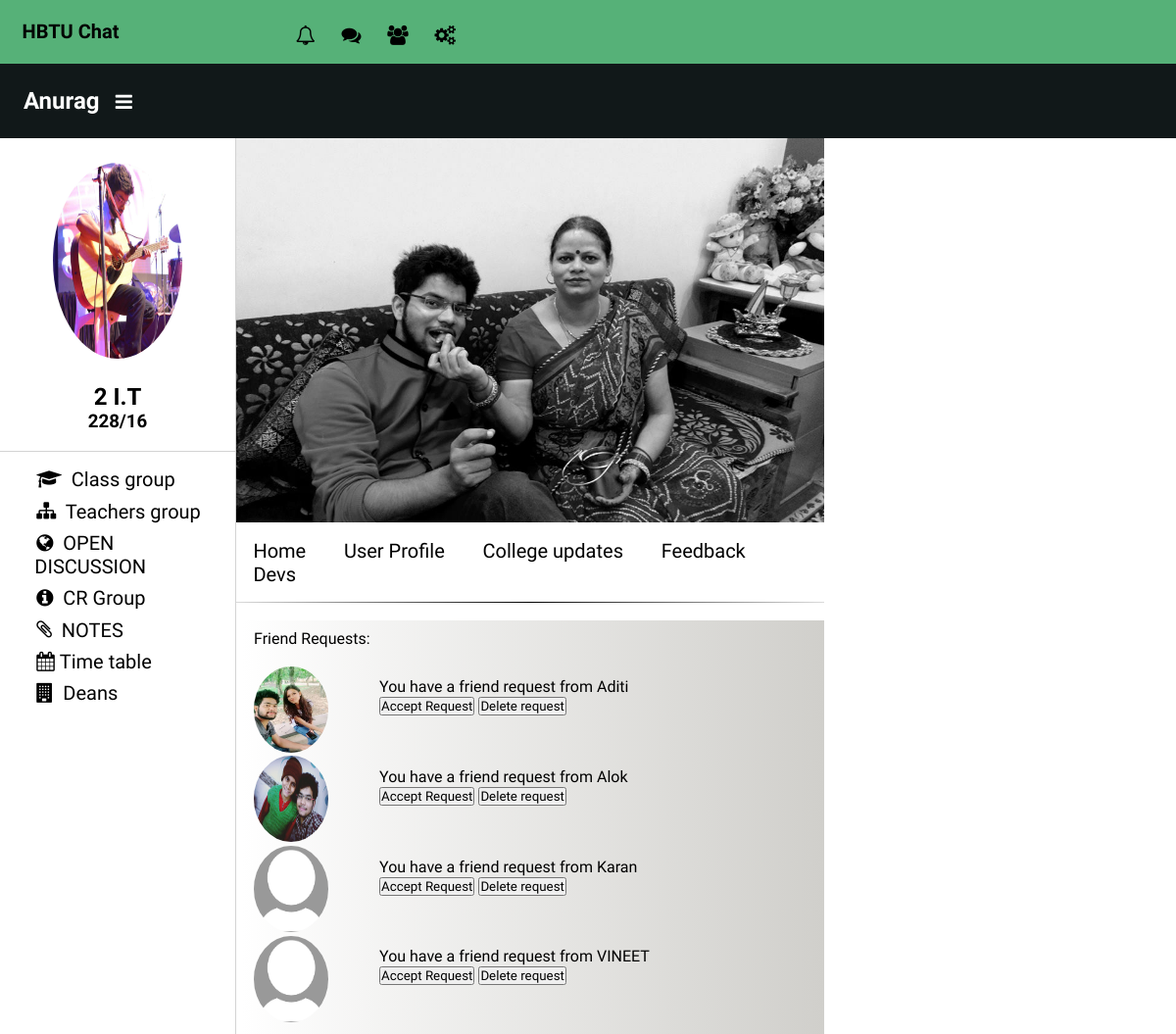
Screenshot of /friend_requests.php (signed in) with the database file from the repository.
### tables this page shows
CREATE TABLE `user_details` (
  `id` int(11) NOT NULL,
  `firstname` varchar(30) NOT NULL,
  `lastname` varchar(30) NOT NULL,
  `email` varchar(40) NOT NULL,
  `srno` varchar(10) NOT NULL,
  `year` int(2) NOT NULL,
  `password` varchar(40) NOT NULL,
  `verify` int(1) NOT NULL DEFAULT '0',
  `vcode` varchar(40) NOT NULL,
  `branch` varchar(20) NOT NULL,
  `fromcity` varchar(20) NOT NULL DEFAULT 'Update city',
  `rstatus` varchar(20) NOT NULL DEFAULT 'Update status',
  `cnum` bigint(11) NOT NULL,
  `srsd` varchar(20) NOT NULL DEFAULT 'Update child',
  `srfm` varchar(20) NOT NULL DEFAULT 'Update parent',
  `bio` text NOT NULL,
  `friendarray` text NOT NULL
);

CREATE TABLE `friendreqs` (
  `id` int(11) NOT NULL,
  `req_from` int(255) NOT NULL,
  `req_to` int(255) NOT NULL
);

### php/core.inc.php (called while the page is built, shortened)
<?php
include 'connect.inc.php';
    function getdata($field)
    {   GLOBAL $connect;
$user_id = $_SESSION['user_id'];
$query_core= " SELECT  `$field` FROM `user_details` WHERE `id`='$user_id' ";
if ($query_run1= mysqli_query($connect , $query_core) )
{
while($row_result=mysqli_fetch_assoc($query_run1))
    {
     $data = $row_result[$field];
return $data;
        }
   }
}
?>

### friend_requests.php (the view, shortened to what this page needs)
<?php
require "php/core.inc.php";
require "php/connect.inc.php";
?>
<html>
<head>
<link rel = "stylesheet" href = "css/mainstyle.css"/>
<link rel="stylesheet" href="awesomefont/css/font-awesome.min.css">
</head>
<body>
<div class = "header" >
   <div id = "header1">
    <div id = "logo">
    <h2><a href = "mainprofile.php"> HBTU Chat</a></h2>
	</div>
<div id = "notifications">
<ul>
	<li><a href="#" title ="Notifications"  ><i class="fa fa-bell-o" aria-hidden="true"></i></a></li>
	<li><a href="#" title ="Messages" ><i class="fa fa-comments" aria-hidden="true"></i></a></li>
	<li><a href="#" title ="Friend Requests" ><i class="fa fa-users" aria-hidden="true"></i></a></li>
	<li><a href="#" title ="Settings" ><i class="fa fa-cogs" aria-hidden="true"></i></a></li>
</ul>
	</div>
	</div>
<div id ="header2">
<div class="usersection">
<h2> <?php echo getdata('firstname'); ?>     <a href="#">  <i class="fa fa-bars" aria-hidden="true"></i></a></h2>
</div>
</div>
</div>
<div class = "utilities">
<div class="toputi">
<div id= "mainpicture"  >
<center><img src = "<?php echo'pro_pics/'.getdata('id').'.jpg'; ?>" onerror="this.src='pro_pics/default.png'" ></center>
</div>
<div id="info">
<center><h2><?php echo getdata('year').' '.getdata('branch'); ?></h2></center>
<center><h3><?php echo getdata('srno');  ?></h3></center>
<center><h4>   <br>   </h4></center>
</div>
</div>
<div id="utimain">
<ul>
	<li><a href="#"> <i class="fa fa-graduation-cap" aria-hidden="true"></i> Class group</a></li>
	<li><a href="#"><i class="fa fa-sitemap" aria-hidden="true"></i> Teachers group</a></li>
	<li><a href="#"><i class="fa fa-globe" aria-hidden="true"></i> OPEN DISCUSSION</a></li>
	<li><a href="#"><i class="fa fa-info-circle" aria-hidden="true"></i> CR Group</a></li>
	<li><a href="#"><i class="fa fa-paperclip" aria-hidden="true"></i> NOTES</a></li>
	<li><a href="#"> <i class="fa fa-calendar" aria-hidden="true"></i>Time table</a></li>
	<li><a href="#"><i class="fa fa-building" aria-hidden="true"></i> Deans</a></li>
</ul>
</div>
</div>
<div class="feed">
<div id="coverpic" style="background-image: url(<?php echo'cover_pics/'.getdata('id').'.jpg'; ?>); width:100%; height:49%; float:left; min-height:45%; background-size:cover; background-repeat: no-repeat; "></div>
<div class="infobar" id="infotop">
	<ul>
		<li><a href="mainprofile.php">Home</a></li>
		<li><a href="profile.php?u=<?php echo getdata('id');?>" target= "_BLANK"><?php echo 'User Profile'; ?></a></li>
		<li><a href="#">College updates</a></li>
		<li><a href="#">Feedback</a></li>
		<li><a href="#">Devs</a></li>
		<div class="line">
		<span class="sexy_line" ></span>
		</div>
	</ul>
</div>
<div id="feedtitle">
Friend Requests:<br/><br/>
<div class="viewreqs">
<?php
$u_to = getdata('id');
$find_friends = " SELECT `req_from` FROM `friendreqs` WHERE `req_to` = '$u_to'
 ";
$find_friends_run = mysqli_query($connect , $find_friends);
while($ffrows=mysqli_fetch_assoc($find_friends_run))
{
	$requestfrom = $ffrows['req_from'];
$findname = "SELECT `firstname` FROM `user_details` WHERE `id` = '$requestfrom'";
       $findname_run = mysqli_query($connect , $findname);
      while($namerow=mysqli_fetch_assoc($findname_run))
	  {
      $name = $namerow['firstname'];
	  }$addr = '\'pro_pics/default.png\'';
	echo '
	<div class="showreq">
	<div class = "frdp">
    <img src = "pro_pics/'.$requestfrom.'.jpg" onerror="this.src='.$addr.'"/>
	</div>
	<div id = "frtxt">
	You have a friend request from '.$name.'<br/>
	<form acion="friendrequests.php" method = "POST">
	<input type = "submit" name = "acceptrequest'.$requestfrom.'" value = "Accept Request" />
	<form acion="friendrequests.php" method = "POST">
	<input type = "submit" name = "deletetrequest'.$requestfrom.'" value = "Delete request" />
	</form>
	</div>
	</div>
	';
}
?>
</div>
</div>
</div>
</body>
</html>

### css/mainstyle.css (style rules this page uses)
* { margin:0px; padding:0px; font-family: 'Hammersmith One', sans-serif; }
#header1 { width:100%; float:left; color:white; background-color:#56B178; }
#header2 { width:100%; background-color: #111819; float:left; color:white; }
#header2 h2 { padding:2.0%; }
#header2 a { color:white; }
#header1 li ,a { display:inline; color:#328958; font-size:20px; text-decoration:none; padding:.9%; }
#header1 { width:100%; float:left; }
#notifications li,a { color:#328958; }
#notifications li,a:hover { color:white; padding:1%; text-decoration:none; }
#notifications { padding-top:2.0%; padding-left:0.8%; float:left; width:50%; }
#logo { width:20%; float:left; padding:1.7%; }
.utilities { width:20%; float:left; }
.toputi { max-height:50%; }
.feed { width:50%; float:left; border-left:1px solid #D3D3D3; }
#mainpicture img { width:55%; height:200px; border: 1px solid white; margin-bottom:10%; margin-top:10%; position:relative; border-radius:50%; }
#info { border-bottom:1px solid #D3D3D3; }
#utimain { padding-top:5%; padding-left:13%; }
#untimain ul,li,a:hover { list-style-type: none; padding:2%; color:black; }
#untimain ul,li,a { color:black; }
#utimain i { padding-right:5px; }
.sexy_line { margin-top:2.5%; display:block; border:none; color:white; height:1px; background:black; background: -webkit-gradient(radial, 50% 50%, 0, 50% 50%, 350, from(#000), to(#fff)); }
#infotop { float:left; width:100%; padding-top:3%; padding-bottom:0px; margin-bottom:3%; }
#infotop li,a { display:inline; }
#feedtitle { float:left; width:97%; margin-left:1%; background: linear-gradient(-90deg, #D0CFCB, white); padding-top:1.5%; padding-bottom:1.5%; padding-left:2%; }
.frdp img { width: 100%; height: 100%; border-radius: 50%; float:left; }
#frtxt { float: left; width: 75%; height: 10%; margin-left: 9%; margin-top: 2%; }
.frdp { width:13%; float:left; height:11%; }

### rows the page displays
user_details: firstname "Anurag", year "2", branch "I.T", srno "228/16"
friendreqs: shows a picture, user_details.firstname "Aditi"
friendreqs: shows a picture, user_details.firstname "Alok"
friendreqs: user_details.firstname "Karan"
friendreqs: user_details.firstname "VINEET"
